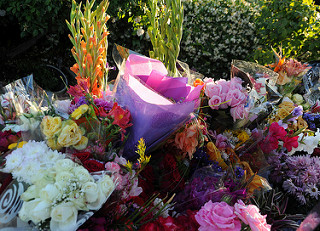
#> input picture DeepLearning/C3_CNN/P11_transfer_learning/reshape_image/flower_photos/roses/10894627425_ec76bbc757_n.jpg, 320 x 231 px
$ python reshape_image.py
#> lines starting #> are read from the running program, lines starting #| are printed output that depends on the picture
### DeepLearning/C3_CNN/P11_transfer_learning/reshape_image/tensorflow_vgg/utils.py
import skimage
import skimage.io
import skimage.transform
import numpy as np


# synset = [l.strip() for l in open('synset.txt').readlines()]


# returns image of shape [224, 224, 3]
# [height, width, depth]
def load_image(path):
    # load image
    img = skimage.io.imread(path)
#> img is the input picture: shape (231, 320, 3); mean R, G, B 91.2, 79.4, 74.7
    img = img / 255.0
    assert (0 <= img).all() and (img <= 1.0).all()
    # print "Original Image Shape: ", img.shape
    # we crop image from center
    short_edge = min(img.shape[:2])
#> short_edge = 231
    yy = int((img.shape[0] - short_edge) / 2)
#> yy = 0
    xx = int((img.shape[1] - short_edge) / 2)
#> xx = 44
    crop_img = img[yy: yy + short_edge, xx: xx + short_edge]
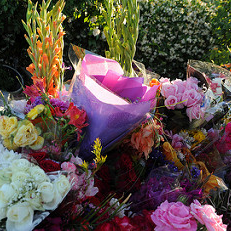
#> crop_img: shape (231, 231, 3) float64; mean R, G, B 0.371, 0.306, 0.29
    # resize to 224, 224
    resized_img = skimage.transform.resize(crop_img, (224, 224), mode='constant')
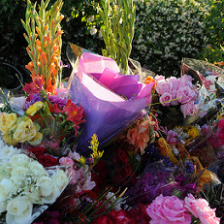
#> resized_img: shape (224, 224, 3) float64; mean R, G, B 0.371, 0.306, 0.29
    return resized_img


# returns the top1 string
# [40 lines left out: functions print_prob, load_image2, test, not called in this run]


# [2 lines that do not run on import are left out]

### DeepLearning/C3_CNN/P11_transfer_learning/reshape_image/reshape_image.py
from tensorflow_vgg import utils
import os
import matplotlib.pyplot as plt
import pylab
from scipy.ndimage import imread

# 图片裁剪工具包，以H为基准，裁剪图片中部，压缩至指定像素

test_img_path = 'flower_photos/roses/10894627425_ec76bbc757_n.jpg'
# [4 lines of commented-out code are left out]


img = utils.load_image(test_img_path)

plt.imshow(img)
pylab.show()
